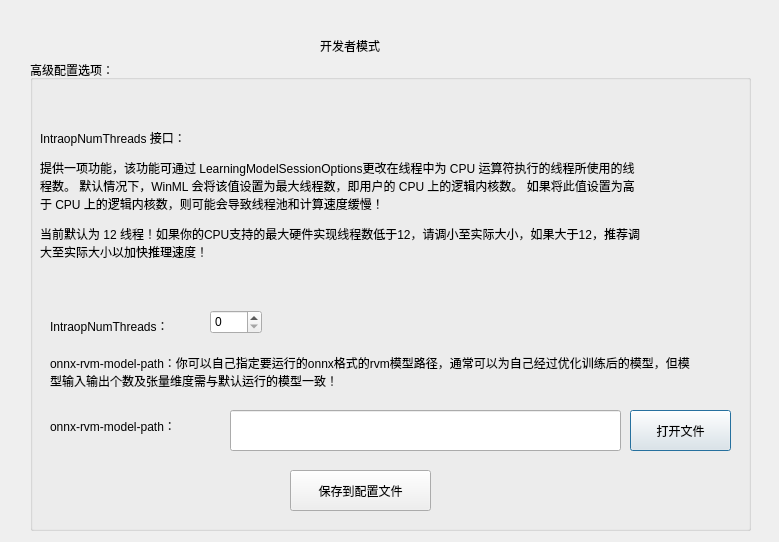
<?xml version="1.0" encoding="UTF-8"?>
<ui version="4.0">
 <class>DevelopModeWindow</class>
 <widget class="QDialog" name="DevelopModeWindow">
  <property name="geometry">
   <rect>
    <x>0</x>
    <y>0</y>
    <width>779</width>
    <height>542</height>
   </rect>
  </property>
  <property name="windowTitle">
   <string>开发者模式</string>
  </property>
  <widget class="QLabel" name="label">
   <property name="geometry">
    <rect>
     <x>320</x>
     <y>30</y>
     <width>91</width>
     <height>31</height>
    </rect>
   </property>
   <property name="text">
    <string>开发者模式</string>
   </property>
  </widget>
  <widget class="QGroupBox" name="groupBox">
   <property name="geometry">
    <rect>
     <x>30</x>
     <y>60</y>
     <width>721</width>
     <height>471</height>
    </rect>
   </property>
   <property name="title">
    <string>高级配置选项：</string>
   </property>
   <widget class="QLabel" name="label_2">
    <property name="geometry">
     <rect>
      <x>10</x>
      <y>30</y>
      <width>601</width>
      <height>211</height>
     </rect>
    </property>
    <property name="text">
     <string>&lt;html&gt;&lt;head/&gt;&lt;body&gt;&lt;p&gt;IntraopNumThreads 接口：&lt;/p&gt;&lt;p&gt;提供一项功能，该功能可通过 LearningModelSessionOptions更改在线程中为 CPU 运算符执行的线程所使用的线程数。 默认情况下，WinML 会将该值设置为最大线程数，即用户的 CPU 上的逻辑内核数。 如果将此值设置为高于 CPU 上的逻辑内核数，则可能会导致线程池和计算速度缓慢！&lt;/p&gt;&lt;p&gt;当前默认为 12 线程！如果你的CPU支持的最大硬件实现线程数低于12，请调小至实际大小，如果大于12，推荐调大至实际大小以加快推理速度！&lt;/p&gt;&lt;/body&gt;&lt;/html&gt;</string>
    </property>
    <property name="scaledContents">
     <bool>false</bool>
    </property>
    <property name="wordWrap">
     <bool>true</bool>
    </property>
   </widget>
   <widget class="QLabel" name="label_3">
    <property name="geometry">
     <rect>
      <x>20</x>
      <y>250</y>
      <width>151</width>
      <height>31</height>
     </rect>
    </property>
    <property name="text">
     <string>IntraopNumThreads：</string>
    </property>
   </widget>
   <widget class="QSpinBox" name="spinBox_7">
    <property name="geometry">
     <rect>
      <x>180</x>
      <y>250</y>
      <width>52</width>
      <height>24</height>
     </rect>
    </property>
    <property name="maximum">
     <number>255</number>
    </property>
   </widget>
   <widget class="QLabel" name="label_4">
    <property name="geometry">
     <rect>
      <x>20</x>
      <y>350</y>
      <width>171</width>
      <height>31</height>
     </rect>
    </property>
    <property name="text">
     <string>onnx-rvm-model-path：</string>
    </property>
   </widget>
   <widget class="QLabel" name="label_5">
    <property name="geometry">
     <rect>
      <x>20</x>
      <y>270</y>
      <width>651</width>
      <height>71</height>
     </rect>
    </property>
    <property name="text">
     <string>&lt;html&gt;&lt;head/&gt;&lt;body&gt;&lt;p&gt;&lt;br/&gt;onnx-rvm-model-path：你可以自己指定要运行的onnx格式的rvm模型路径，通常可以为自己经过优化训练后的模型，但模型输入输出个数及张量维度需与默认运行的模型一致！&lt;/p&gt;&lt;/body&gt;&lt;/html&gt;</string>
    </property>
    <property name="scaledContents">
     <bool>false</bool>
    </property>
    <property name="wordWrap">
     <bool>true</bool>
    </property>
   </widget>
   <widget class="QPushButton" name="pushButton">
    <property name="geometry">
     <rect>
      <x>600</x>
      <y>350</y>
      <width>101</width>
      <height>41</height>
     </rect>
    </property>
    <property name="text">
     <string>打开文件</string>
    </property>
   </widget>
   <widget class="QLineEdit" name="lineEdit">
    <property name="geometry">
     <rect>
      <x>200</x>
      <y>350</y>
      <width>391</width>
      <height>41</height>
     </rect>
    </property>
   </widget>
   <widget class="QPushButton" name="pushButton_2">
    <property name="geometry">
     <rect>
      <x>260</x>
      <y>410</y>
      <width>141</width>
      <height>41</height>
     </rect>
    </property>
    <property name="text">
     <string>保存到配置文件</string>
    </property>
   </widget>
  </widget>
 </widget>
 <resources/>
 <connections/>
</ui>
